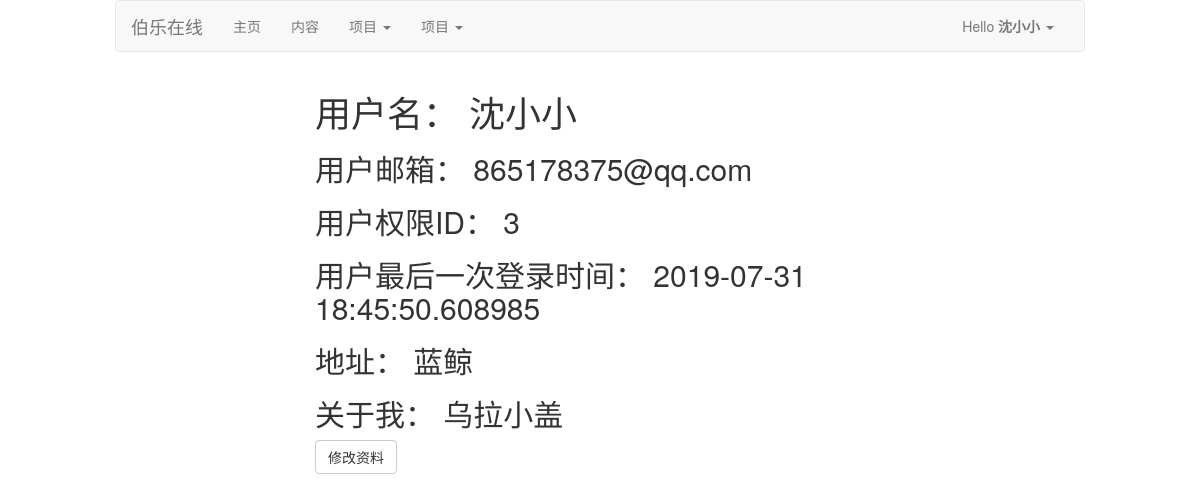
Before: /user/沈小小 (signed in) with the older database file.
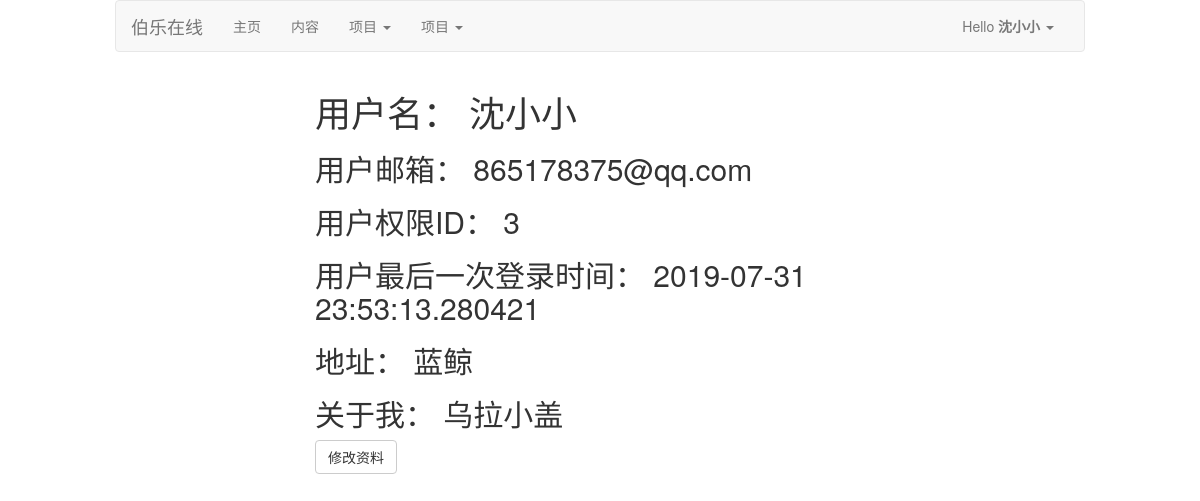
After: the same page with the newer database file.
### app/models.py (models this page shows, shortened)
class User(UserMixin, db.Model):
    __tablename__ = 'user'
    user_id = db.Column(db.Integer, primary_key=True, comment='用户ID')
    user_name = db.Column(db.String(50), unique=True, comment='用户名')
    user_email = db.Column(db.String(20), unique=True, comment='邮箱')
    user_mbl_nm = db.Column(db.String(20), unique=True, comment='用户电话')
    user_passwd_hash = db.Column(db.String(255), comment='用户密码')
    role_id = db.Column(db.Integer, db.ForeignKey('role.role_id'))
    confirmed = db.Column(db.Boolean, default=False)
    location = db.Column(db.String(64))
    about_me = db.Column(db.Text())
    member_since = db.Column(db.DateTime(), default=datetime.now)
    last_seen = db.Column(db.DateTime(), default=datetime.now)
    post = db.relationship('Post', backref='post', lazy='dynamic')
    def ping(self):
        self.last_seen = datetime.now()
        db.session.add(self)
        db.session.commit()
    @property
    def user_passwd(self):
        raise AttributeError('密码不可读')
    def get_id(self):
        return (self.user_id)

### app/auth/views.py (the view)
@auth_bp.route('/user/<username>')
@login_required
@pysnooper.snoop()
def user(username):
    user = User.query.filter_by(user_name=username).first_or_404()
    if user == current_user:  # 判断当前登录的用户是否为链接选择的用户
        return render_template('auth/user.html', user=user)
    return '链接错误。。。'

### app/auth/views.py (called while the page is built)
@auth_bp.before_app_request
@pysnooper.snoop()
def before_request():
    if current_user.is_authenticated:
        current_user.ping()
        if not current_user.confirmed \
               and request.endpoint \
               and request.blueprint != 'auth' \
               and request.endpoint != 'static':
            r = redirect(url_for('auth.unconfirmed'))
            return r

### app/models.py (called while the page is built)
@manager.user_loader
def load_user(user_id):
    return User.query.get(int(user_id))

### app/templates/auth/user.html (shortened to what this page needs)
{% extends 'main/base.html' %}
{% block content %}
    <div class="col-md-6 col-md-offset-3">
        <h1>用户名： {{ user.user_name }}</h1>
        <h2>用户邮箱： {{ user.user_email }}</h2>
        <h2>用户权限ID： {{ user.role_id }}</h2>
        <h2>用户最后一次登录时间： {{ user.last_seen }}</h2>
        <h2>地址： {{ user.location }}</h2>
        <h2>关于我： {{ user.about_me }}</h2>
        <a href="{{ url_for("auth.edit_profile") }}" class="btn btn-default">修改资料</a>
    </div>
    <div class="col-md-3 col-md-offset-4">
    </div>
{% endblock %}

### app/templates/main/base.html (shortened to what this page needs)
{% extends 'bootstrap/base.html' %}
{% block html_attribs %} lang="zh"{% endblock %}
{% block styles %}
    <link rel="stylesheet" href="{{ url_for('static', filename='css/bootstrap.min.css') }}" >
    <link rel="stylesheet" href="{{ url_for('static', filename='css/bootstrap.css') }}" >
    <link rel="stylesheet" href="{{ url_for('static', filename='css/mycss.css') }}" >
{% endblock %}
{% block navbar %}
    <div class="col-md-10 col-lg-offset-1">   <nav class="navbar navbar-default">
        <div class="container-fluid">
            <div class="navbar-header">
                <span class="navbar-brand">伯乐在线</span>
            </div>
            <div class="navbar-collapse collapse" id="9b4e19e40f128155557f6ec359406246a0593bf9">
                <ul class="nav navbar-nav">
                    <li>
                        <a href="/" title="主页">主页</a>
                    </li>
                    <li>
                        <a href="/" title="内容">内容</a>
                    </li>
                    <li class="dropdown">
                        <a aria-expanded="false" aria-haspopup="true" class="dropdown-toggle" data-toggle="dropdown" href="#" role="button">项目
                            <span class="caret"></span>
                        </a>
                    </li>
                    <li class="dropdown">
                        <a aria-expanded="false" aria-haspopup="true" class="dropdown-toggle" data-toggle="dropdown" href="#" role="button">项目
                            <span class="caret"></span>
                        </a>
                    </li>
                </ul>
                <ul class="nav navbar-nav navbar-right">
                    {% if current_user.is_authenticated %}
                        <li class="dropdown">
                            <a aria-expanded="false" aria-haspopup="true" class="dropdown-toggle" data-toggle="dropdown" href="{{ url_for('auth.logout') }}" role="button">
                              Hello <b>{{ current_user.user_name }}</b>
                                <span class="caret"></span>
                            </a>
                        </li>
                    {% else %}
                        <li><a href="{{ url_for('auth.login') }}">登录</a></li>
                        <li><a href="{{ url_for('auth.register') }}">注册</a></li>
                    {% endif %}
                </ul>
            </div>
        </div>
    </nav>    </div>
{% endblock %}

Changed rows visible on the page:
changed User "沈小小": last_seen "2019-07-31 18:45:50.608985" → "2019-07-31 23:53:13.280421"
